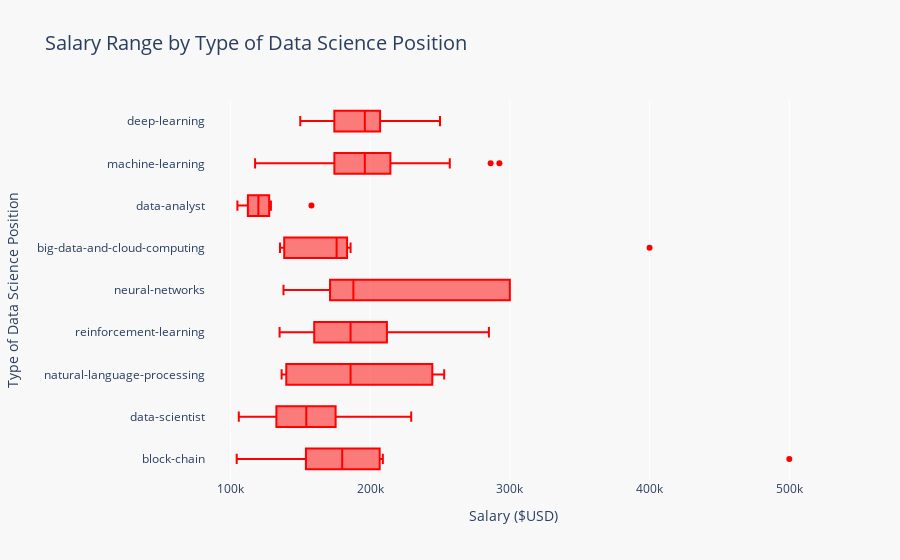

Notebook code cell kept with this figure:
### Code cell
import plotly.express as px

fig = px.box(salary_by_types, y="type", x="salary",
             title="Salary Range by Type of Data Science Position",
             color_discrete_sequence=["#ff0000", "#ff6600", "#ffcc00", "#f6d55c", "#ffe680"])

fig.update_layout(
    plot_bgcolor="#F8F8F8",  # change background color
    paper_bgcolor="#F8F8F8",  # change background color
    font=dict(
        size=12,  # change font size
    ),
    title=dict(
        font=dict(
            size=20,  # change font size
        )
    ),
    xaxis=dict(
        title="Salary ($USD)",  # change x-axis title
        titlefont=dict(
            size=14,  # change font size
        ),
    ),
    yaxis=dict(
        title="Type of Data Science Position",  # change y-axis title
        titlefont=dict(
            size=14,  # change font size
        ),
    ),
)
fig.show()

### Figure 1 — Plotly figure (JSON) as saved in the notebook; plotly's stock layout.template omitted (floating-point values rounded to 4 significant figures)
{"data": [{"alignmentgroup": "True", "hovertemplate": "salary=%{x}<br>type=%{y}<extra></extra>", "legendgroup": "", "marker": {"color": "#ff0000"}, "name": "", "notched": false, "offsetgroup": "", "orientation": "h", "showlegend": false, "type": "box", "x": [156000, 180000, 500000, 180000, 150000, 175000, 153400, 209099, 104500, 200000, 209099, 156650, 174080, 132906, 142600, 175300, 121000, 106000, 229400, 220000, 180250, 166000, 158445, 137844, 149280, 152000, 112500, 121000, 229400, 150000, 186000, 219000, 186000, 136600.0, 136600.0, 253000, 253000, 219000, 253000, 136600.0, 205800.0, 218700, 135200, 285000, 160000.0, 159000, 180000, 158500, 203556, 164000, 212000, 186000, 186000, 219500, 300000, 138000, 160250, 300000, 238000, 188000, 175000, 300000, 186000, 135500, 400000, 135500, 186000, 176000, 176000, 147500, 120000, 124000, 105000, 158000, 110000, 129000, 120000, 222000, 163300.0, 179875, 196200, 286250, 207000, 292500.0, 245000, 192500, 199700, 207125, 185000, 257000, 117660, 179875, 196200, 174200, 130000, 212000, 157175, 174480, 207125, 190000, 207000, 196200, 150000, 212000, 175000, 186000, 157175, 250000, 204000, 207125, 172500], "x0": " ", "xaxis": "x", "y": ["block-chain", "block-chain", "block-chain", "block-chain", "block-chain", "block-chain", "block-chain", "block-chain", "block-chain", "block-chain", "block-chain", "data-scientist", "data-scientist", "data-scientist", "data-scientist", "data-scientist", "data-scientist", "data-scientist", "data-scientist", "data-scientist", "data-scientist", "data-scientist", "data-scientist", "data-scientist", "data-scientist", "data-scientist", "data-scientist", "data-scientist", "data-scientist", "natural-language-processing", "natural-language-processing", "natural-language-processing", "natural-language-processing", "natural-language-processing", "natural-language-processing", "natural-language-processing", "natural-language-processing", "natural-language-processing", "natural-language-processing", "natural-language-processing", "reinforcement-learning", "reinforcement-learning", "reinforcement-learning", "reinforcement-learning", "reinforcement-learning", "reinforcement-learning", "reinforcement-learning", "reinforcement-learning", "reinforcement-learning", "reinforcement-learning", "reinforcement-learning", "reinforcement-learning", "reinforcement-learning", "reinforcement-learning", "neural-networks", "neural-networks", "neural-networks", "neural-networks", "neural-networks", "neural-networks", "neural-networks", "neural-networks", "neural-networks", "big-data-and-cloud-computing", "big-data-and-cloud-computing", "big-data-and-cloud-computing", "big-data-and-cloud-computing", "big-data-and-cloud-computing", "big-data-and-cloud-computing", "big-data-and-cloud-computing", "data-analyst", "data-analyst", "data-analyst", "data-analyst", "data-analyst", "data-analyst", "data-analyst", "machine-learning", "machine-learning", "machine-learning", "machine-learning", "machine-learning", "machine-learning", "machine-learning", "machine-learning", "machine-learning", "machine-learning", "machine-learning", "machine-learning", "machine-learning", "machine-learning", "machine-learning", "machine-learning", "machine-learning", "machine-learning", "machine-learning", "machine-learning", "machine-learning", "deep-learning", "deep-learning", "deep-learning", "deep-learning", "deep-learning", "deep-learning", "deep-learning", "deep-learning", "deep-learning", "deep-learning", "deep-learning", "deep-learning", "deep-learning"], "y0": " ", "yaxis": "y"}], "layout": {"boxmode": "group", "font": {"size": 12}, "legend": {"tracegroupgap": 0}, "paper_bgcolor": "#F8F8F8", "plot_bgcolor": "#F8F8F8", "title": {"font": {"size": 20}, "text": "Salary Range by Type of Data Science Position"}, "xaxis": {"anchor": "y", "domain": [0, 1], "title": {"font": {"size": 14}, "text": "Salary ($USD)"}}, "yaxis": {"anchor": "x", "domain": [0, 1], "title": {"font": {"size": 14}, "text": "Type of Data Science Position"}}}}
